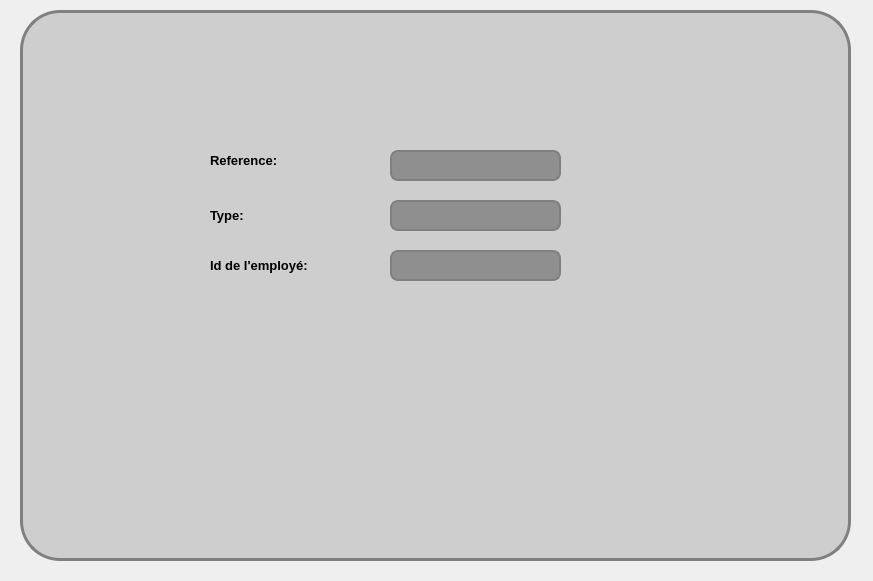
<?xml version="1.0" encoding="UTF-8"?>
<ui version="4.0">
 <class>Modifier</class>
 <widget class="QDialog" name="Modifier">
  <property name="geometry">
   <rect>
    <x>0</x>
    <y>0</y>
    <width>873</width>
    <height>581</height>
   </rect>
  </property>
  <property name="windowTitle">
   <string>Dialog</string>
  </property>
  <property name="styleSheet">
   <string notr="true">#Modifier {
background: url(:/img/fdaffiche.jpg);
}


#groupBox {
border: 3px solid gray;
border-radius: 40px;
background: rgb(206, 206, 206);
}

QLineEdit {
padding: 1px;
border-style: solid;
border: 2px solid gray;
border-radius: 8px;
background-color: rgb(143, 143, 143);

}
</string>
  </property>
  <widget class="QGroupBox" name="groupBox">
   <property name="geometry">
    <rect>
     <x>20</x>
     <y>10</y>
     <width>831</width>
     <height>551</height>
    </rect>
   </property>
   <property name="font">
    <font>
     <pointsize>16</pointsize>
     <weight>75</weight>
     <bold>true</bold>
     <underline>true</underline>
    </font>
   </property>
   <property name="title">
    <string/>
   </property>
   <widget class="QLineEdit" name="lineEdit_8">
    <property name="geometry">
     <rect>
      <x>370</x>
      <y>240</y>
      <width>171</width>
      <height>31</height>
     </rect>
    </property>
    <property name="text">
     <string/>
    </property>
   </widget>
   <widget class="QLabel" name="label_5">
    <property name="geometry">
     <rect>
      <x>190</x>
      <y>190</y>
      <width>131</width>
      <height>31</height>
     </rect>
    </property>
    <property name="font">
     <font>
      <pointsize>10</pointsize>
      <weight>75</weight>
      <bold>true</bold>
     </font>
    </property>
    <property name="text">
     <string>Type:</string>
    </property>
   </widget>
   <widget class="QLabel" name="label_7">
    <property name="geometry">
     <rect>
      <x>190</x>
      <y>130</y>
      <width>131</width>
      <height>41</height>
     </rect>
    </property>
    <property name="font">
     <font>
      <pointsize>10</pointsize>
      <weight>75</weight>
      <bold>true</bold>
     </font>
    </property>
    <property name="text">
     <string>Reference:</string>
    </property>
   </widget>
   <widget class="QLineEdit" name="lineEdit_4">
    <property name="geometry">
     <rect>
      <x>370</x>
      <y>140</y>
      <width>171</width>
      <height>31</height>
     </rect>
    </property>
    <property name="text">
     <string/>
    </property>
   </widget>
   <widget class="QLabel" name="label_8">
    <property name="geometry">
     <rect>
      <x>190</x>
      <y>240</y>
      <width>151</width>
      <height>31</height>
     </rect>
    </property>
    <property name="font">
     <font>
      <pointsize>10</pointsize>
      <weight>75</weight>
      <bold>true</bold>
     </font>
    </property>
    <property name="text">
     <string>Id de l'employé:</string>
    </property>
   </widget>
   <widget class="QPushButton" name="pushButton">
    <property name="geometry">
     <rect>
      <x>710</x>
      <y>470</y>
      <width>91</width>
      <height>61</height>
     </rect>
    </property>
    <property name="styleSheet">
     <string notr="true">#pushButton{
background-color: transparent;
border-image: url(:/boutonok/panier4.png);
background: none;
border: none;
background-repeat: none;
}

#ok:pressed{
background-color: transparent;
border-image:url(:/boutonok/cbn.jpg);
background: none;
border: none;
background-repeat: none;
}</string>
    </property>
    <property name="text">
     <string/>
    </property>
   </widget>
   <widget class="QLineEdit" name="lineEdit_5">
    <property name="geometry">
     <rect>
      <x>370</x>
      <y>190</y>
      <width>171</width>
      <height>31</height>
     </rect>
    </property>
    <property name="text">
     <string/>
    </property>
   </widget>
  </widget>
 </widget>
 <resources/>
 <connections/>
</ui>
